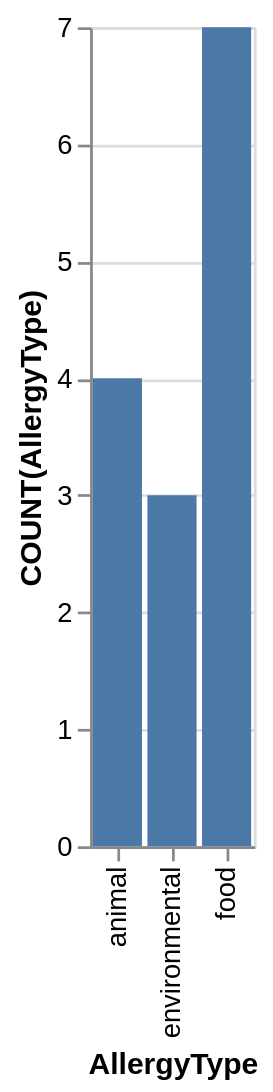

Write a Vega-Lite specification for this figure.
### Vega-Lite specification from a JSON file in a GitHub repository (floating-point values rounded to 4 significant figures)
{"data": {"values": [{"x_data": "animal", "y_data": 4}, {"x_data": "environmental", "y_data": 3}, {"x_data": "food", "y_data": 7}]}, "mark": "bar", "encoding": {"x": {"field": "x_data", "type": "nominal", "title": "AllergyType", "sort": "ascending"}, "y": {"field": "y_data", "type": "quantitative", "title": "COUNT(AllergyType)"}}}
